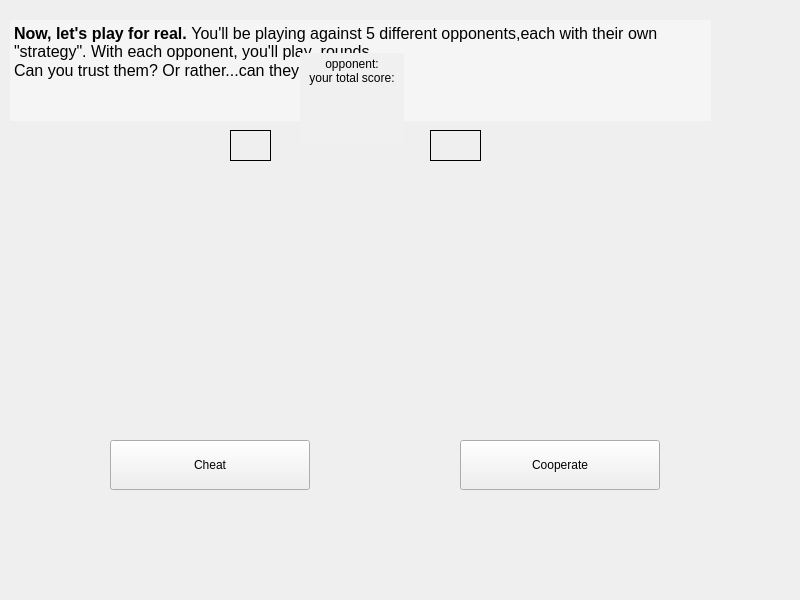
<?xml version="1.0" encoding="UTF-8"?>
<ui version="4.0">
 <class>pg_twoplayers</class>
 <widget class="QWidget" name="pg_twoplayers">
  <property name="geometry">
   <rect>
    <x>0</x>
    <y>0</y>
    <width>800</width>
    <height>600</height>
   </rect>
  </property>
  <property name="windowTitle">
   <string>Form</string>
  </property>
  <widget class="QPushButton" name="cheatButton">
   <property name="geometry">
    <rect>
     <x>110</x>
     <y>440</y>
     <width>200</width>
     <height>50</height>
    </rect>
   </property>
   <property name="text">
    <string>Cheat</string>
   </property>
   <property name="autoDefault">
    <bool>false</bool>
   </property>
   <property name="default">
    <bool>false</bool>
   </property>
   <property name="flat">
    <bool>false</bool>
   </property>
  </widget>
  <widget class="QPushButton" name="cooperateButton">
   <property name="geometry">
    <rect>
     <x>460</x>
     <y>440</y>
     <width>200</width>
     <height>50</height>
    </rect>
   </property>
   <property name="text">
    <string>Cooperate</string>
   </property>
  </widget>
  <widget class="QLabel" name="left">
   <property name="geometry">
    <rect>
     <x>50</x>
     <y>260</y>
     <width>120</width>
     <height>160</height>
    </rect>
   </property>
   <property name="styleSheet">
    <string notr="true">border-image: url(:/image/creature.png);</string>
   </property>
   <property name="text">
    <string/>
   </property>
  </widget>
  <widget class="QLabel" name="right_copycat">
   <property name="geometry">
    <rect>
     <x>575</x>
     <y>260</y>
     <width>120</width>
     <height>160</height>
    </rect>
   </property>
   <property name="styleSheet">
    <string notr="true">border-image: url(:/image/copycat_right.png);</string>
   </property>
   <property name="text">
    <string/>
   </property>
  </widget>
  <widget class="QLabel" name="coin_left">
   <property name="geometry">
    <rect>
     <x>130</x>
     <y>300</y>
     <width>50</width>
     <height>70</height>
    </rect>
   </property>
   <property name="styleSheet">
    <string notr="true">border-image: url(:/image/coin.png);</string>
   </property>
   <property name="text">
    <string/>
   </property>
  </widget>
  <widget class="QLabel" name="coin_right">
   <property name="geometry">
    <rect>
     <x>565</x>
     <y>300</y>
     <width>50</width>
     <height>70</height>
    </rect>
   </property>
   <property name="styleSheet">
    <string notr="true">border-image: url(:/image/coin.png);</string>
   </property>
   <property name="text">
    <string/>
   </property>
  </widget>
  <widget class="QLabel" name="machine">
   <property name="geometry">
    <rect>
     <x>74</x>
     <y>130</y>
     <width>598</width>
     <height>417</height>
    </rect>
   </property>
   <property name="styleSheet">
    <string notr="true">border-image: url(:/image/machine_update.png);</string>
   </property>
   <property name="text">
    <string/>
   </property>
  </widget>
  <widget class="QLabel" name="machine_00">
   <property name="geometry">
    <rect>
     <x>74</x>
     <y>130</y>
     <width>598</width>
     <height>417</height>
    </rect>
   </property>
   <property name="styleSheet">
    <string notr="true">border-image: url(:/image/machine_00.png);</string>
   </property>
   <property name="text">
    <string/>
   </property>
  </widget>
  <widget class="QLabel" name="machine_10">
   <property name="geometry">
    <rect>
     <x>74</x>
     <y>130</y>
     <width>598</width>
     <height>417</height>
    </rect>
   </property>
   <property name="styleSheet">
    <string notr="true">border-image: url(:/image/machine_10.png);</string>
   </property>
   <property name="text">
    <string/>
   </property>
  </widget>
  <widget class="QLabel" name="machine_01">
   <property name="geometry">
    <rect>
     <x>74</x>
     <y>130</y>
     <width>598</width>
     <height>417</height>
    </rect>
   </property>
   <property name="styleSheet">
    <string notr="true">border-image: url(:/image/machine_01.png);</string>
   </property>
   <property name="text">
    <string/>
   </property>
  </widget>
  <widget class="QLabel" name="machine_11">
   <property name="geometry">
    <rect>
     <x>74</x>
     <y>130</y>
     <width>598</width>
     <height>417</height>
    </rect>
   </property>
   <property name="styleSheet">
    <string notr="true">border-image: url(:/image/machine_11.png);</string>
   </property>
   <property name="text">
    <string/>
   </property>
  </widget>
  <widget class="QLabel" name="left_sad">
   <property name="geometry">
    <rect>
     <x>140</x>
     <y>255</y>
     <width>120</width>
     <height>160</height>
    </rect>
   </property>
   <property name="styleSheet">
    <string notr="true">border-image: url(:/image/sad.png);</string>
   </property>
   <property name="text">
    <string/>
   </property>
  </widget>
  <widget class="QLabel" name="right_cheater">
   <property name="geometry">
    <rect>
     <x>575</x>
     <y>260</y>
     <width>120</width>
     <height>160</height>
    </rect>
   </property>
   <property name="styleSheet">
    <string notr="true">border-image: url(:/image/cheater_right.png);</string>
   </property>
   <property name="text">
    <string/>
   </property>
  </widget>
  <widget class="QLabel" name="left_happy">
   <property name="geometry">
    <rect>
     <x>140</x>
     <y>255</y>
     <width>120</width>
     <height>160</height>
    </rect>
   </property>
   <property name="styleSheet">
    <string notr="true">border-image: url(:/image/happy.png);</string>
   </property>
   <property name="text">
    <string/>
   </property>
  </widget>
  <widget class="QLabel" name="right_cooperator">
   <property name="geometry">
    <rect>
     <x>575</x>
     <y>260</y>
     <width>120</width>
     <height>160</height>
    </rect>
   </property>
   <property name="styleSheet">
    <string notr="true">border-image: url(:/image/cooperator_right.png);</string>
   </property>
   <property name="text">
    <string/>
   </property>
  </widget>
  <widget class="QLabel" name="right_grudger">
   <property name="geometry">
    <rect>
     <x>575</x>
     <y>260</y>
     <width>120</width>
     <height>160</height>
    </rect>
   </property>
   <property name="styleSheet">
    <string notr="true">border-image: url(:/image/grudger_right.png);</string>
   </property>
   <property name="text">
    <string/>
   </property>
  </widget>
  <widget class="QLabel" name="right_detective">
   <property name="geometry">
    <rect>
     <x>575</x>
     <y>260</y>
     <width>120</width>
     <height>160</height>
    </rect>
   </property>
   <property name="styleSheet">
    <string notr="true">border-image: url(:/image/detective_right.png);</string>
   </property>
   <property name="text">
    <string/>
   </property>
  </widget>
  <widget class="QLabel" name="score_user">
   <property name="geometry">
    <rect>
     <x>230</x>
     <y>130</y>
     <width>41</width>
     <height>31</height>
    </rect>
   </property>
   <property name="frameShape">
    <enum>QFrame::Panel</enum>
   </property>
   <property name="text">
    <string/>
   </property>
  </widget>
  <widget class="QLabel" name="score_opponent">
   <property name="geometry">
    <rect>
     <x>430</x>
     <y>130</y>
     <width>51</width>
     <height>31</height>
    </rect>
   </property>
   <property name="frameShape">
    <enum>QFrame::Panel</enum>
   </property>
   <property name="text">
    <string/>
   </property>
  </widget>
  <widget class="QLabel" name="left_excited">
   <property name="geometry">
    <rect>
     <x>140</x>
     <y>255</y>
     <width>120</width>
     <height>160</height>
    </rect>
   </property>
   <property name="styleSheet">
    <string notr="true">border-image: url(:/image/excited.png);</string>
   </property>
   <property name="text">
    <string/>
   </property>
  </widget>
  <widget class="QLabel" name="left_hate">
   <property name="geometry">
    <rect>
     <x>140</x>
     <y>255</y>
     <width>120</width>
     <height>160</height>
    </rect>
   </property>
   <property name="styleSheet">
    <string notr="true">border-image: url(:/image/hate.png);</string>
   </property>
   <property name="text">
    <string/>
   </property>
  </widget>
  <widget class="QLabel" name="right_hate">
   <property name="geometry">
    <rect>
     <x>485</x>
     <y>250</y>
     <width>120</width>
     <height>160</height>
    </rect>
   </property>
   <property name="styleSheet">
    <string notr="true">border-image: url(:/image/right_hate.png);</string>
   </property>
   <property name="text">
    <string/>
   </property>
  </widget>
  <widget class="QLabel" name="right_happy">
   <property name="geometry">
    <rect>
     <x>485</x>
     <y>250</y>
     <width>120</width>
     <height>160</height>
    </rect>
   </property>
   <property name="styleSheet">
    <string notr="true">border-image: url(:/image/right_happy.png);</string>
   </property>
   <property name="text">
    <string/>
   </property>
  </widget>
  <widget class="QLabel" name="right_sad">
   <property name="geometry">
    <rect>
     <x>485</x>
     <y>250</y>
     <width>120</width>
     <height>160</height>
    </rect>
   </property>
   <property name="styleSheet">
    <string notr="true">border-image: url(:/image/right_sad.png);</string>
   </property>
   <property name="text">
    <string/>
   </property>
  </widget>
  <widget class="QLabel" name="right_excited">
   <property name="geometry">
    <rect>
     <x>485</x>
     <y>250</y>
     <width>120</width>
     <height>160</height>
    </rect>
   </property>
   <property name="styleSheet">
    <string notr="true">border-image: url(:/image/right_excited.png);</string>
   </property>
   <property name="text">
    <string/>
   </property>
  </widget>
  <widget class="QLabel" name="cheater_h">
   <property name="geometry">
    <rect>
     <x>490</x>
     <y>220</y>
     <width>121</width>
     <height>141</height>
    </rect>
   </property>
   <property name="styleSheet">
    <string notr="true">border-image: url(:/image/cheater_hr.png);</string>
   </property>
   <property name="text">
    <string/>
   </property>
  </widget>
  <widget class="QLabel" name="cooperator_h">
   <property name="geometry">
    <rect>
     <x>540</x>
     <y>220</y>
     <width>121</width>
     <height>141</height>
    </rect>
   </property>
   <property name="styleSheet">
    <string notr="true">border-image: url(:/image/cooperator_hr.png);</string>
   </property>
   <property name="text">
    <string/>
   </property>
  </widget>
  <widget class="QLabel" name="copycat_h">
   <property name="geometry">
    <rect>
     <x>510</x>
     <y>200</y>
     <width>121</width>
     <height>141</height>
    </rect>
   </property>
   <property name="styleSheet">
    <string notr="true">border-image: url(:/image/copycat_hr.png);</string>
   </property>
   <property name="text">
    <string/>
   </property>
  </widget>
  <widget class="QLabel" name="grudger_h">
   <property name="geometry">
    <rect>
     <x>530</x>
     <y>220</y>
     <width>121</width>
     <height>141</height>
    </rect>
   </property>
   <property name="styleSheet">
    <string notr="true">border-image: url(:/image/grudger_hr.png);</string>
   </property>
   <property name="text">
    <string/>
   </property>
  </widget>
  <widget class="QLabel" name="detective_h">
   <property name="geometry">
    <rect>
     <x>490</x>
     <y>200</y>
     <width>121</width>
     <height>141</height>
    </rect>
   </property>
   <property name="styleSheet">
    <string notr="true">border-image: url(:/image/detective_hr.png);</string>
   </property>
   <property name="text">
    <string/>
   </property>
  </widget>
  <widget class="QTextEdit" name="text1">
   <property name="geometry">
    <rect>
     <x>10</x>
     <y>20</y>
     <width>701</width>
     <height>101</height>
    </rect>
   </property>
   <property name="styleSheet">
    <string notr="true">background-color: rgb(245, 245, 245);
font: 9pt &quot;Segoe Print&quot;;</string>
   </property>
   <property name="frameShape">
    <enum>QFrame::NoFrame</enum>
   </property>
   <property name="html">
    <string>&lt;!DOCTYPE HTML PUBLIC &quot;-//W3C//DTD HTML 4.0//EN&quot; &quot;http://www.w3.org/TR/REC-html40/strict.dtd&quot;&gt;
&lt;html&gt;&lt;head&gt;&lt;meta name=&quot;qrichtext&quot; content=&quot;1&quot; /&gt;&lt;meta charset=&quot;utf-8&quot; /&gt;&lt;style type=&quot;text/css&quot;&gt;
p, li { white-space: pre-wrap; }
hr { height: 1px; border-width: 0; }
li.unchecked::marker { content: &quot;\2610&quot;; }
li.checked::marker { content: &quot;\2612&quot;; }
&lt;/style&gt;&lt;/head&gt;&lt;body style=&quot; font-family:'Segoe Print'; font-size:9pt; font-weight:400; font-style:normal;&quot;&gt;
&lt;p style=&quot; margin-top:0px; margin-bottom:0px; margin-left:0px; margin-right:0px; -qt-block-indent:0; text-indent:0px;&quot;&gt;&lt;span style=&quot; font-size:12pt; font-weight:700;&quot;&gt;Now, let's play for real. &lt;/span&gt;&lt;span style=&quot; font-size:12pt;&quot;&gt;You'll be playing against 5 different opponents,each with their own &amp;quot;strategy&amp;quot;. With each opponent, you'll play  rounds.&lt;/span&gt;&lt;/p&gt;
&lt;p style=&quot; margin-top:0px; margin-bottom:0px; margin-left:0px; margin-right:0px; -qt-block-indent:0; text-indent:0px;&quot;&gt;&lt;span style=&quot; font-size:12pt;&quot;&gt;Can you trust them? Or rather...can they trust you?&lt;/span&gt;&lt;/p&gt;&lt;/body&gt;&lt;/html&gt;</string>
   </property>
  </widget>
  <widget class="QTextEdit" name="text2">
   <property name="geometry">
    <rect>
     <x>300</x>
     <y>53</y>
     <width>104</width>
     <height>91</height>
    </rect>
   </property>
   <property name="styleSheet">
    <string notr="true">background-color: rgb(240, 240, 240);
font: 9pt &quot;Segoe Print&quot;;</string>
   </property>
   <property name="frameShape">
    <enum>QFrame::NoFrame</enum>
   </property>
   <property name="html">
    <string>&lt;!DOCTYPE HTML PUBLIC &quot;-//W3C//DTD HTML 4.0//EN&quot; &quot;http://www.w3.org/TR/REC-html40/strict.dtd&quot;&gt;
&lt;html&gt;&lt;head&gt;&lt;meta name=&quot;qrichtext&quot; content=&quot;1&quot; /&gt;&lt;meta charset=&quot;utf-8&quot; /&gt;&lt;style type=&quot;text/css&quot;&gt;
p, li { white-space: pre-wrap; }
hr { height: 1px; border-width: 0; }
li.unchecked::marker { content: &quot;\2610&quot;; }
li.checked::marker { content: &quot;\2612&quot;; }
&lt;/style&gt;&lt;/head&gt;&lt;body style=&quot; font-family:'Segoe Print'; font-size:9pt; font-weight:400; font-style:normal;&quot;&gt;
&lt;p align=&quot;center&quot; style=&quot; margin-top:0px; margin-bottom:0px; margin-left:0px; margin-right:0px; -qt-block-indent:0; text-indent:0px;&quot;&gt;opponent:&lt;/p&gt;
&lt;p align=&quot;center&quot; style=&quot; margin-top:0px; margin-bottom:0px; margin-left:0px; margin-right:0px; -qt-block-indent:0; text-indent:0px;&quot;&gt;your total score:&lt;/p&gt;&lt;/body&gt;&lt;/html&gt;</string>
   </property>
  </widget>
  <zorder>machine_11</zorder>
  <zorder>machine_10</zorder>
  <zorder>coin_left</zorder>
  <zorder>coin_right</zorder>
  <zorder>machine</zorder>
  <zorder>cooperateButton</zorder>
  <zorder>cheatButton</zorder>
  <zorder>machine_01</zorder>
  <zorder>right_copycat</zorder>
  <zorder>left</zorder>
  <zorder>left_sad</zorder>
  <zorder>right_cheater</zorder>
  <zorder>left_happy</zorder>
  <zorder>right_cooperator</zorder>
  <zorder>right_grudger</zorder>
  <zorder>right_detective</zorder>
  <zorder>score_user</zorder>
  <zorder>score_opponent</zorder>
  <zorder>left_excited</zorder>
  <zorder>left_hate</zorder>
  <zorder>right_hate</zorder>
  <zorder>right_happy</zorder>
  <zorder>right_sad</zorder>
  <zorder>right_excited</zorder>
  <zorder>cheater_h</zorder>
  <zorder>cooperator_h</zorder>
  <zorder>copycat_h</zorder>
  <zorder>grudger_h</zorder>
  <zorder>detective_h</zorder>
  <zorder>machine_00</zorder>
  <zorder>text1</zorder>
  <zorder>text2</zorder>
 </widget>
 <resources/>
 <connections/>
</ui>
